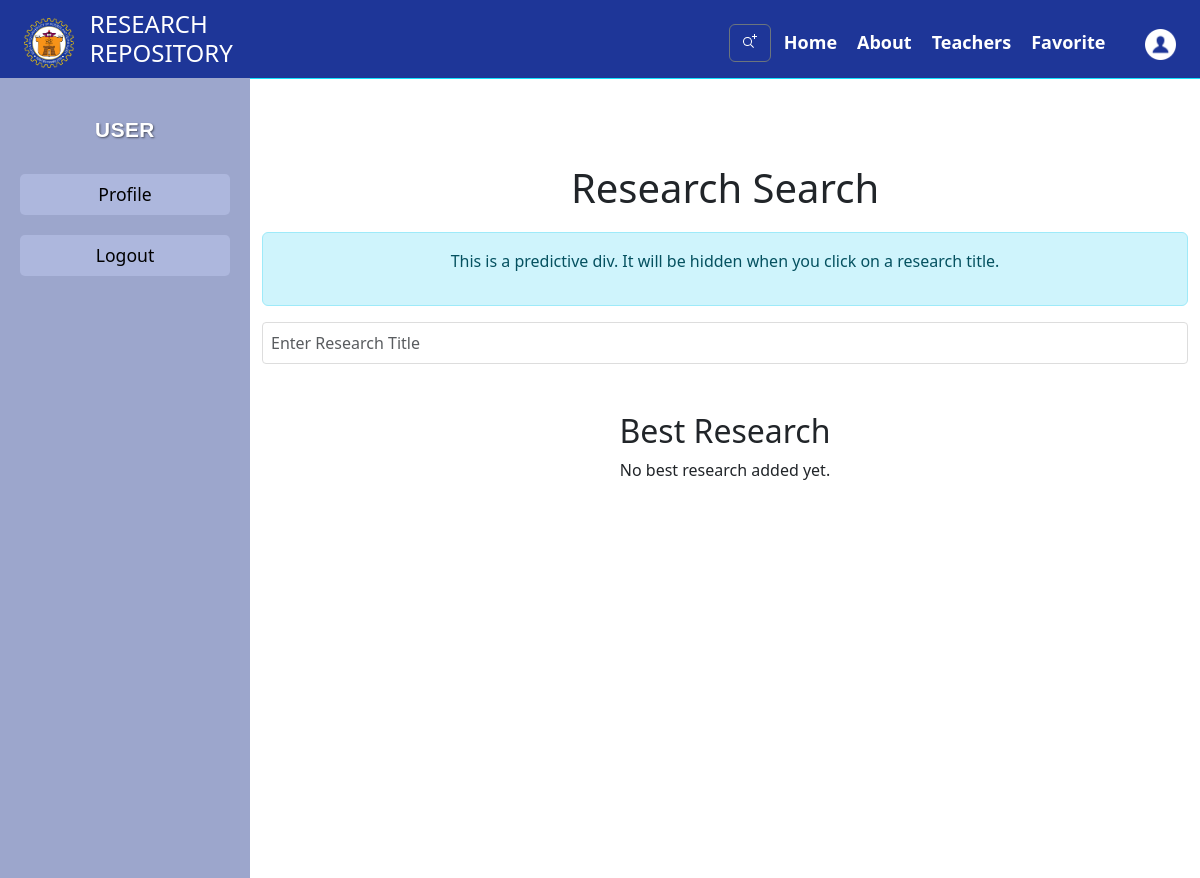
The page /SetBestResearch.php on the database as committed earlier.
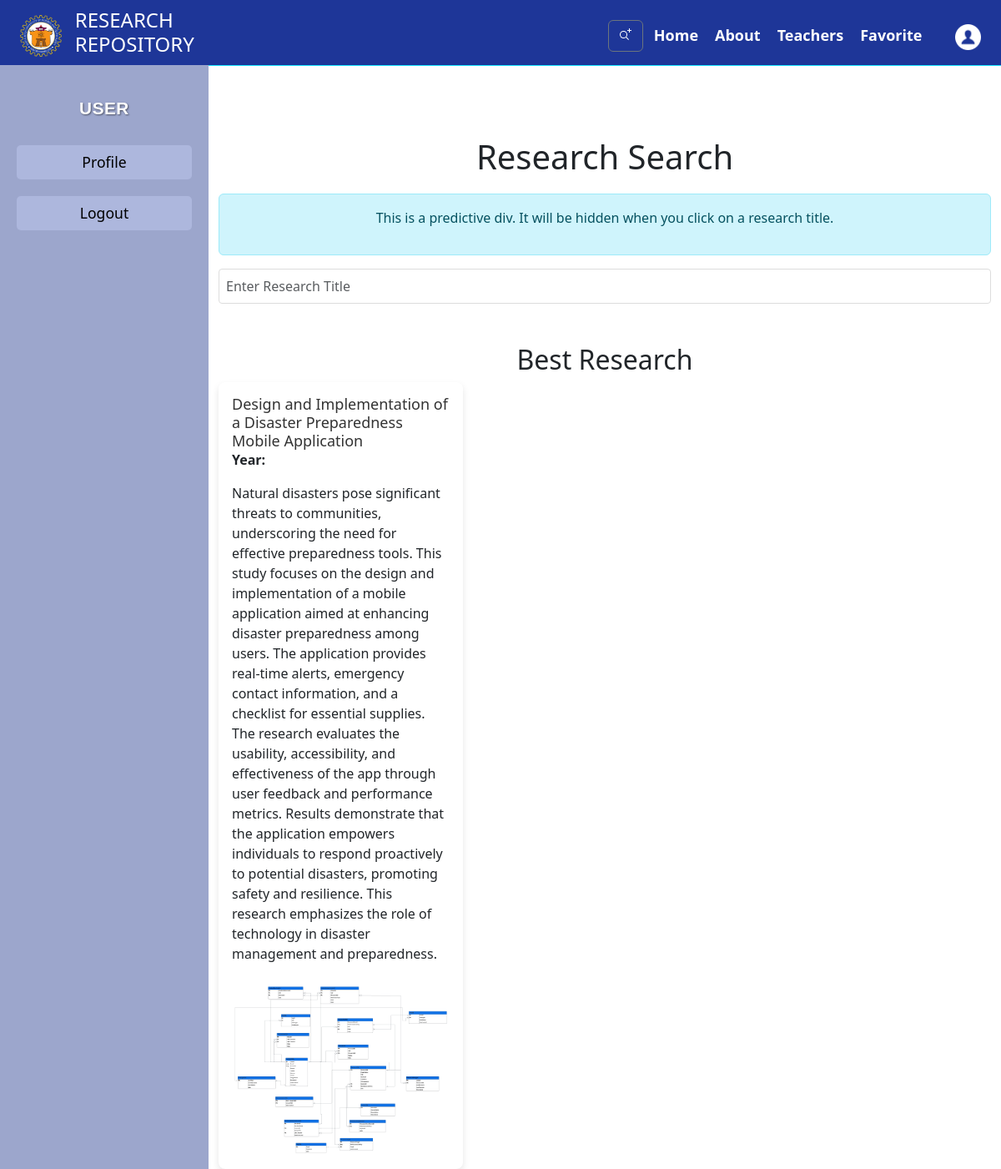
The same page on the database as committed later.
### tables this page shows
CREATE TABLE `best_research` (
  `BestResearchid` int(11) NOT NULL,
  `ResearchID` int(200) NOT NULL,
  `DateCreated` timestamp NOT NULL DEFAULT current_timestamp()
);

CREATE TABLE `researchtbl` (
  `ResearchID` int(250) NOT NULL,
  `SectionID` int(250) NOT NULL,
  `ImageName` varchar(100) NOT NULL,
  `Title` varchar(100) NOT NULL,
  `Abstract` text NOT NULL,
  `FileName` varchar(250) DEFAULT NULL,
  `YRPublished` varchar(100) DEFAULT NULL,
  `CourseID` int(5) NOT NULL,
  `RoleConnectorKey` bigint(250) NOT NULL,
  `date` timestamp NOT NULL DEFAULT current_timestamp()
);

### SetBestResearch.php (the view, shortened to what this page needs)
<?php
    require 'backend/dblogin.php';
    $bestResearchList = [];
    try {
        $query = "SELECT br.ResearchID, r.Title, r.YRPublished, r.Abstract, r.ImageName, . C.CourseAcronym FROM `best_research` br left JOIN researchtbl r ON br.ResearchID = r.ResearchID left join coursetbl as C on C.CourseID = r.CourseID;";
        $stmt = $pdo->query($query);
        $bestResearchList = $stmt->fetchAll(PDO::FETCH_ASSOC);
    } catch (PDOException $e) {
        echo "Error fetching best research: " . $e->getMessage();
    }
?>
<!DOCTYPE html>
<html lang="en">
<head>
    <link href="css/custom2.css" rel="stylesheet">
    <link href="css/sidebar.css" rel="stylesheet">
    <link href="https://cdn.jsdelivr.net/npm/bootstrap@5.3.2/dist/css/bootstrap.min.css" rel="stylesheet">
</head>
<body>
<?php include 'modal/header.php'; ?>
<div class="content">
    <div class="sidebar">
        <?php  include 'modal/adminSidebar.php'; ?>
    </div>
    <div class="main-content">
        <div class="container search-container">
            <h1 class="text-center">Research Search</h1>
            <div id="predict" class="alert alert-info text-center">
                <p>This is a predictive div. It will be hidden when you click on a research title.</p>
            </div>
            <div class="mb-4">
                <input type="text" id="title" class="form-control" placeholder="Enter Research Title" autocomplete="off">
            </div>
        </div>
        <div class="container mt-5">
            <h2 class="text-center">Best Research</h2>
            <div id="best-research" class="row gy-4">
                <?php if (!empty($bestResearchList)) : ?>
                    <?php foreach ($bestResearchList as $research) : ?>
                        <div class="col-md-4">
                            <div class="research-item p-3">
                                <h3 class="research-title"><?= htmlspecialchars($research['Title']) ?></h3>
                                <p><strong>Year:</strong> <?= htmlspecialchars($research['YRPublished']) ?></p>
                                <p><?= htmlspecialchars($research['Abstract']) ?></p>
                                <img src="UploadIMG/<?= htmlspecialchars($research['ImageName']) ?>" alt="<?= htmlspecialchars($research['Title']) ?>" class="img-fluid mt-2">
                            </div>
                        </div>
                    <?php endforeach; ?>
                <?php else : ?>
                    <p class="text-center">No best research added yet.</p>
                <?php endif; ?>
            </div>
        </div>
    </div>
</div>
</body>
</html>

### modal/header.php (shortened to what this page needs)
<!DOCTYPE html>
<html lang="en">
<head>
<link href="https://cdn.jsdelivr.net/npm/bootstrap@5.3.0-alpha1/dist/css/bootstrap.min.css" rel="stylesheet">
</head>
<body>
<header><div class="burger-menu" onclick="toggleMenu()"><span class="game-icons--hamburger-menu"></span></div>
<div class="center-div">
    <a href="homepage.php" class="image">
    <img src="img/neust_logo.png"  alt="Neust Logo"></a>
    <div class="headH4">
        <h4>RESEARCH REPOSITORY</h4>
    </div>
</div>
    <div class="input-group mb-3 endder" >
        <button class="btn btn-outline-secondary rounded" data-bs-toggle="modal" data-bs-target="#advancedSearchModal" style="margin:1rem 0% 0 90%; @media screen and (max-width: 600px) {padding:1rem 3rem 0 0;} " type="button" id="openModalBtn"><span class="carbon--search-advanced"></span></button>
    </div>
<link href="https://cdn.jsdelivr.net/npm/bootstrap@5.3.0-alpha3/dist/css/bootstrap.min.css" rel="stylesheet">
    <nav>
        <ul>
            <li><a href="homepage">Home</a></li>
            <li><a href="./about">About</a></li>
            <li><a href="./TeacherS">Teachers</a></li>
            <li><a href="./favorite">
                Favorite
            </a></li>
            <li>
            <a href="./profile" class="rounder"><span class="iconamoon--profile-thin"></span></a>
            </li>
        </ul>
    </nav>
</header>
</body>
</html>

### modal/adminSidebar.php (shortened to what this page needs)
<!DOCTYPE html>
<html lang="en">
<head>
    <link href="https://cdn.jsdelivr.net/npm/bootstrap@5.3.0-alpha3/dist/css/bootstrap.min.css" rel="stylesheet">
</head>
        <div id="sidebar" class="">
            <ul class="nav flex-column">
                <h4 class="text-center py-3 light">USER</h4>
                <li>
                    <a href="profile" class="sidebar-button"><h5>Profile</h5></a>
                </li>
                <li>
                    <a href="logout" class="sidebar-button"><h5>Logout</h5></a>
                </li>
            </ul>
        </div>
<body>
</body>
</html>

### css/custom2.css (style rules this page uses)
h2 { color: #eb0808; text-align: center; }
input { padding: auto; }
.content { display: flex; width: 100%; flex-wrap: wrap; }
.sidebar { flex: 2; background-color: #9ca6cc; }
.main-content { margin-top: 3%; flex:8; background-color: #ffffff; }
.input-group { display: flex; justify-content: space-between; }

### css/sidebar.css (style rules this page uses)
body, ul { margin: 0; padding: 0; }
.sidebar ul { list-style: none; padding: 20px; }
.sidebar ul li { margin-bottom: 10px; }
.sidebar ul li a { color: #000000; text-decoration: none; }

### SetBestResearch.php (style rules this page uses)
body { background-color: #f8f9fa; font-family: 'Arial', sans-serif; }
.search-container { margin-top: 50px; }
.research-item img { max-width: 100%; height: auto; border-radius: 5px; }
.research-item { box-shadow: 0 4px 8px rgba(0, 0, 0, 0.1); border-radius: 8px; background-color: #ffffff; padding: 20px; }
.research-title { cursor: pointer; color: #007BFF; }
#predict { margin-top: 20px; }

### modal/header.php (style rules this page uses)
header { background-color: #1e3698; color: #fff; padding: 8px; display: flex; justify-content: space-between; align-items: center; height: 7%; margin-bottom:-1px; padding-bottom: 0px; border-bottom: 1px solid rgb(24, 228, 255); z-index: 3; }
nav { flex: 1; padding-right:1rem; }
nav ul { list-style-type: none; margin: 0; padding: 0; text-align:right; float:right; display: flex; justify-content: flex-end; }
nav ul li { margin-top: 10px; margin-left: 20px; }
nav ul li:first-child { margin-left: 0; }
.image { margin-left: 1rem; width: auto; height: 50px; }
img { height: 100%; width: auto; }
nav ul li a { color: #fff; text-decoration: none; font-weight: bold; font-size: 18px; }
.iconamoon--profile-thin { display: inline-block; width: 1.7em; height: 1.7em; --svg: url("img/avatar-default-icon-1024x1024-dvpl2mz1.png"); background-color: currentColor; -webkit-mask-image: var(--svg); mask-image: var(--svg); -webkit-mask-repeat: no-repeat; mask-repeat: no-repeat; -webkit-mask-size: 100% 100%; mask-size: 100% 100%; }
.headH4 { margin-left:1em; }
input[type="text"], select, input[type="date"] { width: 100%; padding: 8px; margin-top: 5px; border: 1px solid #ddd; border-radius: 4px; }
.research-title { font-size: 18px; margin: 0; color: #333; }
.center-div { display: flex; justify-content: center; align-items: center; padding:auto; margin:auto; }
.rounder { border-radius:20px; }
.carbon--search-advanced { display: inline-block; width: 1em; height: 1em; background-color: white; -webkit-mask-image: var(--svg); mask-image: var(--svg); -webkit-mask-repeat: no-repeat; mask-repeat: no-repeat; -webkit-mask-size: 100% 100%; mask-size: 100% 100%; }

### modal/adminSidebar.php (style rules this page uses)
#sidebar { width: 250px; min-height: 100vh; background-color: transparent; }
.sidebar-button { display: block; padding: 10px 15px; margin: 5px 0; text-decoration: none; background-color: #adb7dd; color: white; border-radius: 5px; text-align: center; font-weight: bold; transition: background-color 0.3s, transform 0.2s; }
.sidebar-button h5 { margin: 0; font-size: 1.1rem; }
.light { color: white; font-family: 'Arial', sans-serif; font-weight: bold; font-size: 1.3rem; text-shadow: 1px 1px 2px rgba(0, 0, 0, 0.5); letter-spacing: 0.5px; line-height: 1.5; }

Rows that differ between the two databases and show on the page:
added best_research: ResearchID.Title "Design and Implementation of a Disaster Preparedness Mobile Application", ResearchID.Abstract "Natural disasters pose significant threats to communities, underscoring the need for effective preparedness tools. This study focuses on the design and implementation of a mobile application aimed at enhancing disaster preparedness among users. The application provides real-time alerts, emergency contact information, and a checklist for essential supplies. The research evaluates the usability, accessibility, and effectiveness of the app through user feedback and performance metrics. Results demonstrate that the application empowers individuals to respond proactively to potential disasters, promoting safety and resilience. This research emphasizes the role of technology in disaster…", ResearchID.ImageName (picture)
Other text that changed with them:
text no longer shown: "No best research added yet."
